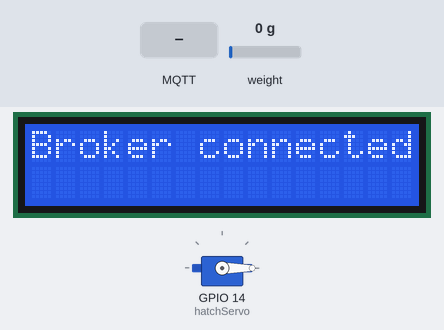
This sketch was run on a simulated ESP8266 (NodeMCU). On the bench: 16×2 character LCD, servo. The inputs (shaded band) are chosen by the test bench; at power-on: weight on the scale 0 g. WiFi joins after 1.5 s; servers stay silent unless stated; no MQTT or app messages arrive unless stated; what the sketch prints to the serial monitor is not drawn.

Above: at 6.3 s.
6.4 s: MQTT message "0" arrives on the first subscribed topic
At 7.8 s:
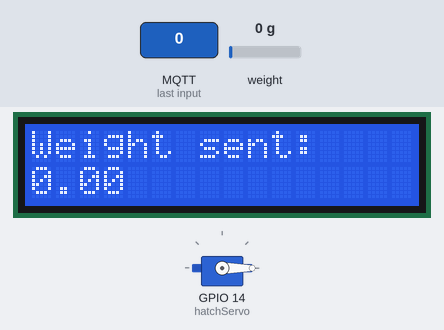
8.9 s: MQTT message "0" arrives on the third subscribed topic
At 11.1 s:
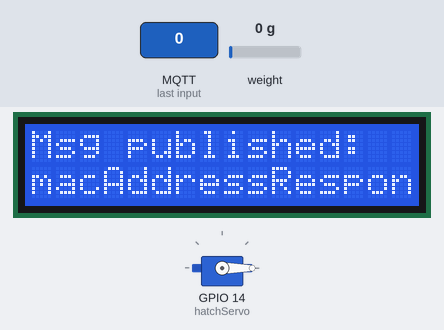
11.4 s: MQTT message "0" arrives on the second subscribed topic
At 12.6 s:
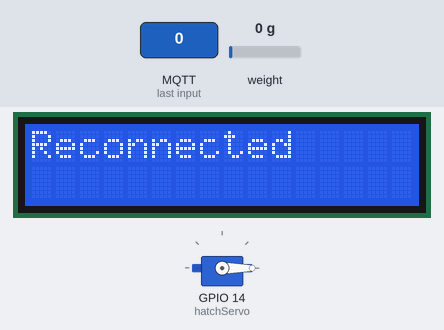
12.9 s: MQTT message "5" arrives on the first subscribed topic
At 13.7 s:
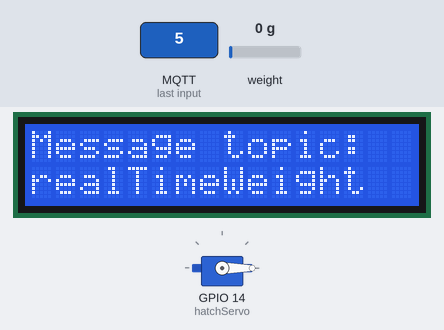
15.4 s: MQTT message "5" arrives on the second subscribed topic
At 15.7 s:
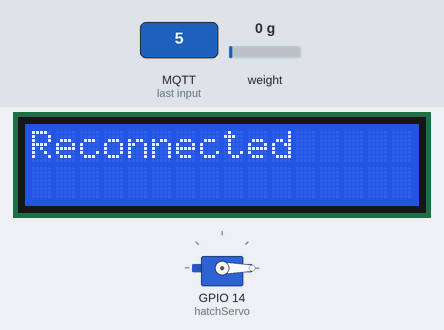
Timing chart, 0 to 17.9 s (numbered marks = the images above; inputs shaded):
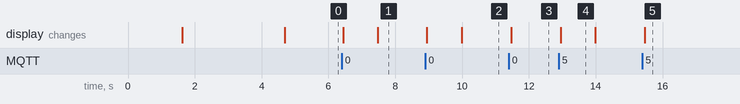

Measured:
- after the input at 6.4 s, the display: first changes after 0.05 s (image 1 shows a later state)
- after the input at 8.9 s, the display: first changes at once (image 2 shows a later state)
- after the input at 11.4 s, the display: changes after 0.07 s (image 3)
- after the input at 12.9 s, the display: changes after 0.05 s (image 4)
- after the input at 15.4 s, the display: changes after 0.07 s (image 5)
- what the display in image 4 shows lasts 1.1 s, from 12.9 s to 14.0 s

The sketch:

PetFeederESP8266.ino
```cpp
#include <PubSubClient.h>
#include <ESP8266WiFi.h>
#include <WiFiManager.h>
#include "time.h"
#include <RTClib.h>
#include "HX711.h"
#include <Servo.h>
#include <LiquidCrystal_I2C.h>
#include "Wire.h"

const int LOADCELL_DOUT_PIN = 12;
const int LOADCELL_SCK_PIN = 13;
char weight[8];

const char *mqtt_broker = "broker.emqx.io";
const char *mqtt_username = "emqx";
const char *mqtt_password = "public";
const int mqtt_port = 1883;
const int qos = 1;

WiFiClient espClient;
PubSubClient client(espClient);
LiquidCrystal_I2C lcd(0x27, 16, 2);
Servo hatchServo;
HX711 scale;

const char *ca_cert = R"EOF(
-----BEGIN CERTIFICATE-----
MIIDjjCCAnagAwIBAgIQAzrx5qcRqaC7KGSxHQn65TANBgkqhkiG9w0BAQsFADBh
MQswCQYDVQQGEwJVUzEVMBMGA1UEChMMRGlnaUNlcnQgSW5jMRkwFwYDVQQLExB3
d3cuZGlnaWNlcnQuY29tMSAwHgYDVQQDExdEaWdpQ2VydCBHbG9iYWwgUm9vdCBH
MjAeFw0xMzA4MDExMjAwMDBaFw0zODAxMTUxMjAwMDBaMGExCzAJBgNVBAYTAlVT
MRUwEwYDVQQKEwxEaWdpQ2VydCBJbmMxGTAXBgNVBAsTEHd3dy5kaWdpY2VydC5j
b20xIDAeBgNVBAMTF0RpZ2lDZXJ0IEdsb2JhbCBSb290IEcyMIIBIjANBgkqhkiG
9w0BAQEFAAOCAQ8AMIIBCgKCAQEAuzfNNNx7a8myaJCtSnX/RrohCgiN9RlUyfuI
2/Ou8jqJkTx65qsGGmvPrC3oXgkkRLpimn7Wo6h+4FR1IAWsULecYxpsMNzaHxmx
1x7e/dfgy5SDN67sH0NO3Xss0r0upS/kqbitOtSZpLYl6ZtrAGCSYP9PIUkY92eQ
q2EGnI/yuum06ZIya7XzV+hdG82MHauVBJVJ8zUtluNJbd134/tJS7SsVQepj5Wz
tCO7TG1F8PapspUwtP1MVYwnSlcUfIKdzXOS0xZKBgyMUNGPHgm+F6HmIcr9g+UQ
vIOlCsRnKPZzFBQ9RnbDhxSJITRNrw9FDKZJobq7nMWxM4MphQIDAQABo0IwQDAP
BgNVHRMBAf8EBTADAQH/MA4GA1UdDwEB/wQEAwIBhjAdBgNVHQ4EFgQUTiJUIBiV
5uNu5g/6+rkS7QYXjzkwDQYJKoZIhvcNAQELBQADggEBAGBnKJRvDkhj6zHd6mcY
1Yl9PMWLSn/pvtsrF9+wX3N3KjITOYFnQoQj8kVnNeyIv/iPsGEMNKSuIEyExtv4
NeF22d+mQrvHRAiGfzZ0JFrabA0UWTW98kndth/Jsw1HKj2ZL7tcu7XUIOGZX1NG
Fdtom/DzMNU+MeKNhJ7jitralj41E6Vf8PlwUHBHQRFXGU7Aj64GxJUTFy8bJZ91
8rGOmaFvE7FBcf6IKshPECBV1/MUReXgRPTqh5Uykw7+U0b6LJ3/iyK5S9kJRaTe
pLiaWN0bfVKfjllDiIGknibVb63dDcY3fe0Dkhvld1927jyNxF1WW6LZZm6zNTfl
MrY=
-----END CERTIFICATE-----
)EOF";

void print_lcd_first_line(String message) {
  lcd.clear();
  lcd.setCursor(0, 0);
  lcd.print(message);
}

void print_lcd_second_line(String message) {
  lcd.setCursor(0, 1);
  lcd.print("                ");
  lcd.setCursor(0, 1);
  lcd.print(message);
}

void activate_meal(int weight) {
  for(int deg=0; deg <= 90; deg++) {
    hatchServo.write(deg);
    delay(15);
  }
  while(scale.get_units(10) < (0.8 * weight)) {
    delay(15);
  }
  for(int deg=90; deg > 0; deg--) {
    hatchServo.write(deg);
    delay(15);
  }
}

void mqtt_callback(char *topic, byte *payload, unsigned int length) {
  Serial.print("Message arrived in topic: ");
  print_lcd_first_line("Message topic:");
  Serial.println(topic);
  String str_topic = String(topic);
  print_lcd_second_line(str_topic.substring(21));
  char char_payload[length];
  for (int i=0; i<length; i++) {
    Serial.print((char)payload[i]);
    char_payload[i] = payload[i];
  }
  Serial.println("-----------------------");
  if (strcmp(topic, "emqx/vitu_pet-feeder/realTimeWeight") == 0) {
    client.publish("emqx/vitu_pet-feeder/realTimeWeightResponse", dtostrf(scale.get_units(10), 1, 2, weight));
    Serial.println("Message published to topic: emqx/vitu_pet-feeder/realTimeWeightResponse");
    print_lcd_first_line("Weight sent:");
    print_lcd_second_line(weight);
  } else if (strcmp(topic, "emqx/vitu_pet-feeder/reconnectDeviceWifi") == 0) {
    WiFiManager wm;
    wm.resetSettings();
    wm.setConfigPortalTimeout(120);
    if(!wm.startConfigPortal("VITU PET FEEDER.V1", "12345678")) {
      Serial.println("failed to connect and hit timeout");
      print_lcd_first_line("Fail reconnect");
      delay(3000);
      ESP.restart();
      delay(5000);
    }
    Serial.println("Connected again!!");
    print_lcd_first_line("Reconnected");
    setupMqtt();
  } else if (strcmp(topic, "emqx/vitu_pet-feeder/macAddress") == 0) {
    delay(1000);
    char esp32_unique_id[20];
    itoa(ESP.getChipId(), esp32_unique_id, 10);
    bool published = client.publish("emqx/vitu_pet-feeder/macAddressResponse", esp32_unique_id);
    Serial.print(published);
    Serial.println("Message published to topic: emqx/vitu_pet-feeder/macAddressResponse");
    print_lcd_first_line("Msg published:");
    print_lcd_second_line("macAddressRespon");
  } else if (strcmp(topic, "emqx/vitu_pet-feeder/activateMeal") == 0) {
    int weight = atoi(char_payload);
    print_lcd_first_line("Activate meal");
    print_lcd_second_line(String(weight));
    activate_meal(weight);
  }
}

void setupScale() {
  scale.begin(LOADCELL_DOUT_PIN, LOADCELL_SCK_PIN);
  scale.set_scale(-375.5);
  scale.tare();
}

void setupMqtt() {
  //espClient.setCACert(ca_cert);
  client.setServer(mqtt_broker, mqtt_port);
  client.setCallback(mqtt_callback);
  while (!client.connected()) {
    String client_id = "esp32-client-";
    client_id += String(WiFi.macAddress());
    Serial.printf("The client %s connects to the public MQTT broker\n", client_id.c_str());
    if (client.connect(client_id.c_str(), mqtt_username, mqtt_password)) {
      Serial.println("Public EMQX MQTT broker connected");
      print_lcd_first_line("Broker connected");
    } else {
      print_lcd_first_line("Broker fail");
      Serial.print("failed with state ");
      Serial.println(client.state());
    }
  }
  client.subscribe("emqx/vitu_pet-feeder/realTimeWeight", qos);
  client.subscribe("emqx/vitu_pet-feeder/reconnectDeviceWifi", qos);
  client.subscribe("emqx/vitu_pet-feeder/macAddress", qos);
  client.subscribe("emqx/vitu_pet-feeder/activateMeal", qos);
  delay(500);
}

void setup() {
  Wire.begin();
  lcd.init();
  lcd.backlight();
  lcd.clear();
  hatchServo.attach(14, 500, 2400);
  hatchServo.write(0);
  WiFi.mode(WIFI_STA);
  Serial.begin(115200);
  WiFiManager wm;
  bool res;
  print_lcd_first_line("Connecting Wifi");
  print_lcd_second_line("...");
  res = wm.autoConnect("VITU PET FEEDER.V1","12345678");
  if(!res) {
    Serial.println("Failed to connect");
    print_lcd_first_line("Wifi failed");
    ESP.restart();
  }
  else {
    print_lcd_first_line("WiFi connected");
    Serial.println("Connected WiFi");
    delay(2000);
  }
  setupScale();
  setupMqtt();
}

void loop() {
  client.loop();
}
```
